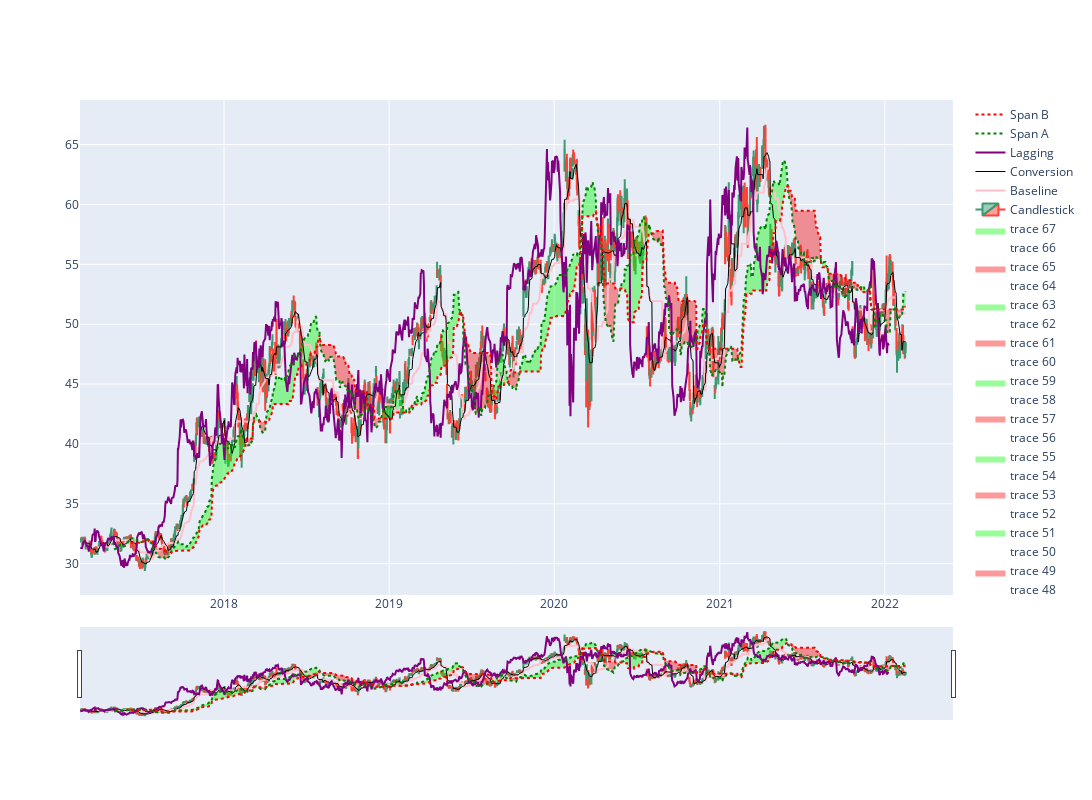

Write notebook code for a chart like this one.
### Markdown cell above
The Ichimoku (One Look) is considered an all in one indicator. It provides information on momentum, support and resistance. It is made up of 5 lines. If you are a short term trader you create 1 minute or 6 hour. Long term traders focus on day or weekly data.

 - Conversion Line (Tenkan-sen) : Represents support, resistance and reversals. Used to measure short term trends.
 - Baseline (Kijun-sen) : Represents support, resistance and confirms trend changes. Allows you to evaluate the strength of medium term trends. Called the baseline because it lags the price.
 - Leading Span A (Senkou A) : Used to identify future areas of support and resistance
 - Leading Span B (Senkou B) : Other line used to identify suture support and resistance
 - Lagging Span (Chikou) : Shows possible support and resistance. It is used to confirm signals obtained from other lines.
 - Cloud (Kumo) : Space between Span A and B. Represents the divergence in price evolution.
 
Formulas

 - Lagging Span = Price shifted back 26 periods
 - Base Line = (Highest Value in period + Lowest value in period)/2 (26 Sessions)
 - Conversion Line = (Highest Value in period + Lowest value in period)/2 (9 Sessions)
 - Leading Span A = (Conversion Value + Base Value)/2 (26 Sessions)
 - Leading Span B = (Conversion Value + Base Value)/2 (52 Sessions)

### Code cell
test_df = get_stock_df_from_csv("INTC")
get_Ichimoku(test_df)
